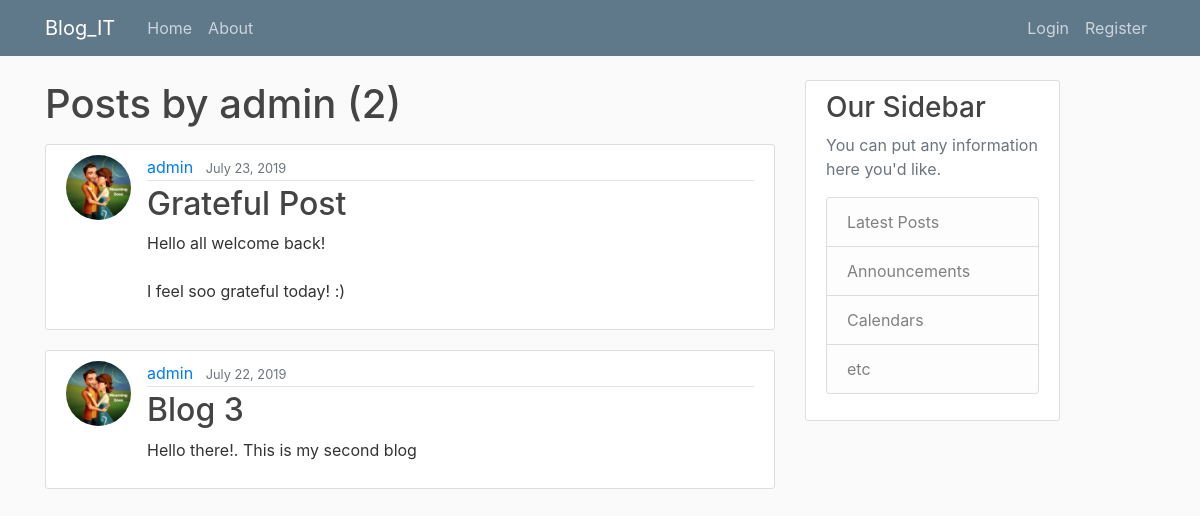
The app's page /user/admin, older data.
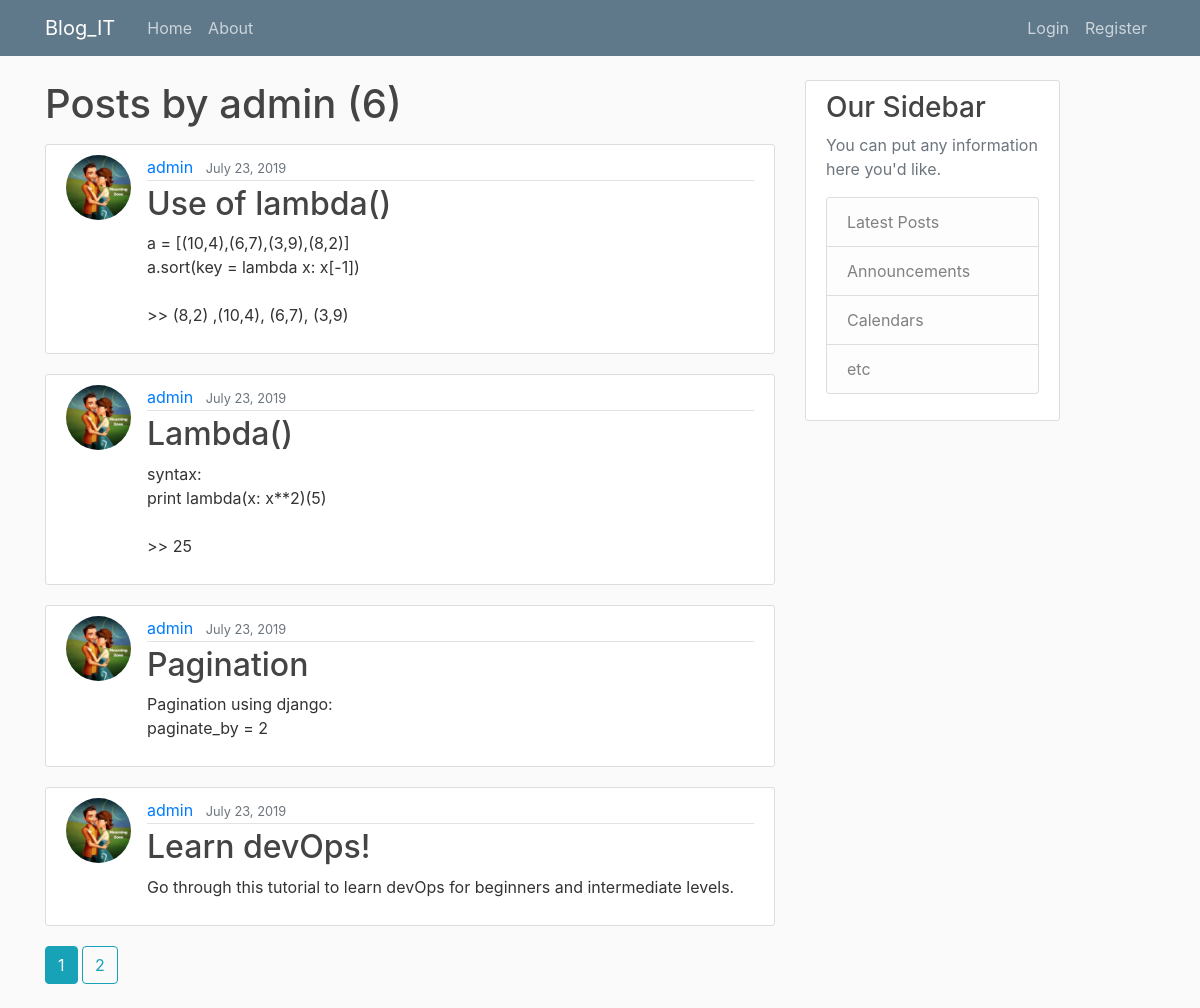
The same page, newer data.
### blog/models.py (models this page shows, shortened)
class Post(models.Model):
	title = models.CharField(max_length=20)
	content = models.TextField(max_length=150)
	date_posted = models.DateTimeField(default=timezone.now)
	author = models.ForeignKey(User, on_delete=models.CASCADE)

### users/models.py (models this page shows, shortened)
class Profile(models.Model):
	user = models.OneToOneField(User, on_delete = models.CASCADE)
	image = models.ImageField(default = 'default.jpg', upload_to = 'profile_pics')

### blog/views.py (the view)
# urls.py: path('user/<str:username>', UserPostListView.as_view(), name='user-posts'),
class UserPostListView(ListView):
	model = Post
	template_name = "blog/user_posts.html"
	context_object_name = "posts"
	ordering = ["-date_posted"]
	paginate_by = 4
	def get_queryset(self):
		user = get_object_or_404(User, username=self.kwargs.get('username'))
		return Post.objects.filter(author=user).order_by('-date_posted')

### blog/templates/blog/user_posts.html (shortened to what this page needs)
{% extends  "blog/base.html" %}
{% block content %}
<h1 class = "mb-3">Posts by {{ view.kwargs.username }} ({{ page_obj.paginator.count }}) </h1>
  {% for post in posts %}
  <article class="media content-section">
    <img class="rounded-circle article-img" src="{{ post.author.profile.image.url }}">
  <div class="media-body">
    <div class="article-metadata">
      <a class="mr-2" href="{% url 'user-posts' post.author.username %}">{{ post.author }}</a>
      <small class="text-muted">{{ post.date_posted|date:"F d, Y" }}</small>
    </div>
    <h2><a class="article-title" href="#">{{ post.title }}</a></h2>
    <p class="article-content">{{ post.content }}</p>
  </div>
</article>
  {% endfor %}
  {% if is_paginated %}
    {% for num in page_obj.paginator.page_range %}
      {% if page_obj.number == num %}
        <a class ="btn btn-info mb-4 " href="?page={{ num }}">{{ num }}</a>
      {% elif num > page_obj.number|add:'-3' and num < page_obj.number|add:'3' %}
        <a class = "btn btn-outline-info mb-4" href="?page={{ num }}">{{ num }}</a>
      {% endif %}
    {% endfor %}
  {% endif %}
{% endblock content%}

Row changes from the older to the newer data that the page shows:
no longer on this page (row unchanged): Post: author.profile.image (picture), author "admin", date_posted "July 23, 2019", title "Grateful Post", content "Hello all welcome back! I feel soo grateful today! :)"
no longer on this page (row edited): Post: author.profile.image (picture), author "admin", date_posted "July 22, 2019", title "Blog 3", content "Hello there!. This is my second blog"
added Post: author.profile.image (picture), author "admin", date_posted "July 23, 2019", title "Use of lambda()", content "a = [(10,4),(6,7),(3,9),(8,2)] a.sort(key = lambda x: x[-1]) >> (8,2) ,(10,4), (6,7), (3,9)"
added Post: author.profile.image (picture), author "admin", date_posted "July 23, 2019", title "Lambda()", content "syntax: print lambda(x: x**2)(5) >> 25"
added Post: author.profile.image (picture), author "admin", date_posted "July 23, 2019", title "Pagination", content "Pagination using django: paginate_by = 2"
added Post: author.profile.image (picture), author "admin", date_posted "July 23, 2019", title "Learn devOps!", content "Go through this tutorial to learn devOps for beginners and intermediate levels."
Text that changed along with them:
{{ page_obj.paginator.count }}: "2" → "6"
new list line: "1"
new list line: "2"
